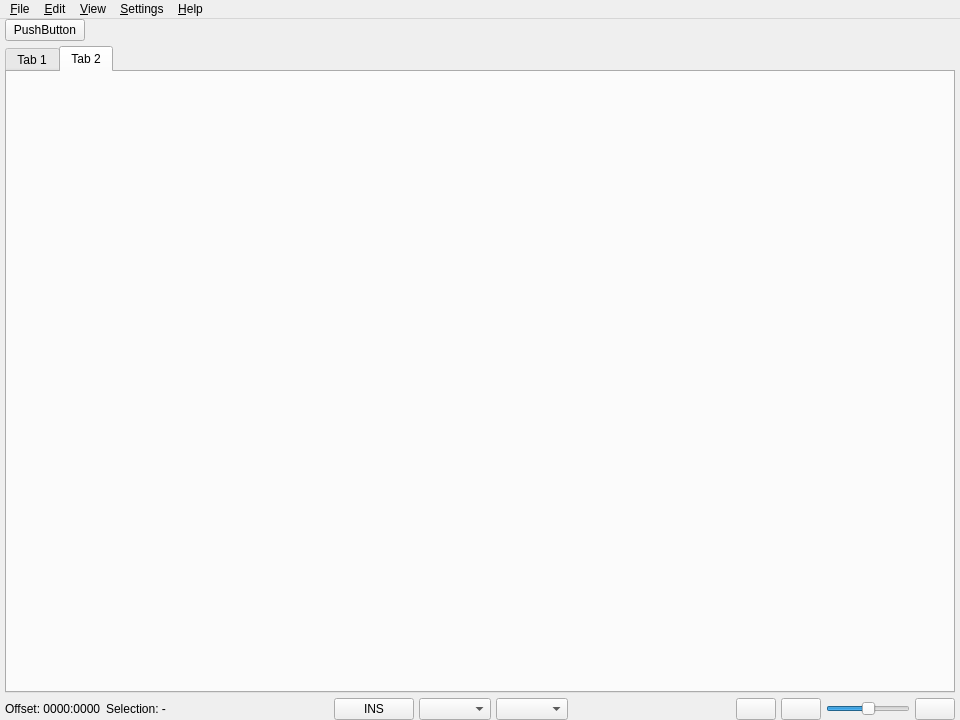
<?xml version="1.0" encoding="UTF-8"?>
<ui version="4.0">
 <author>Rachel Mant</author>
 <class>Nabla</class>
 <widget class="QMainWindow" name="Nabla">
  <property name="geometry">
   <rect>
    <x>0</x>
    <y>0</y>
    <width>960</width>
    <height>720</height>
   </rect>
  </property>
  <property name="windowTitle">
   <string>Nabla</string>
  </property>
  <widget class="QWidget" name="centralwidget">
   <layout class="QVBoxLayout" name="verticalLayout_2">
    <property name="spacing">
     <number>5</number>
    </property>
    <property name="leftMargin">
     <number>5</number>
    </property>
    <property name="topMargin">
     <number>0</number>
    </property>
    <property name="rightMargin">
     <number>5</number>
    </property>
    <property name="bottomMargin">
     <number>0</number>
    </property>
    <item>
     <layout class="QHBoxLayout" name="horizontalLayout">
      <property name="spacing">
       <number>5</number>
      </property>
      <item>
       <widget class="QPushButton" name="pushButton">
        <property name="text">
         <string>PushButton</string>
        </property>
       </widget>
      </item>
      <item>
       <spacer name="horizontalSpacer_3">
        <property name="orientation">
         <enum>Qt::Horizontal</enum>
        </property>
        <property name="sizeHint" stdset="0">
         <size>
          <width>40</width>
          <height>20</height>
         </size>
        </property>
       </spacer>
      </item>
     </layout>
    </item>
    <item>
     <layout class="QVBoxLayout" name="verticalLayout">
      <property name="spacing">
       <number>5</number>
      </property>
      <item>
       <widget class="QTabWidget" name="tabWidget">
        <property name="currentIndex">
         <number>1</number>
        </property>
        <widget class="QWidget" name="tab">
         <attribute name="title">
          <string>Tab 1</string>
         </attribute>
         <layout class="QHBoxLayout" name="horizontalLayout_3">
          <property name="spacing">
           <number>5</number>
          </property>
          <property name="leftMargin">
           <number>5</number>
          </property>
          <property name="topMargin">
           <number>5</number>
          </property>
          <property name="rightMargin">
           <number>5</number>
          </property>
          <property name="bottomMargin">
           <number>5</number>
          </property>
         </layout>
        </widget>
        <widget class="QWidget" name="tab_2">
         <attribute name="title">
          <string>Tab 2</string>
         </attribute>
         <layout class="QHBoxLayout" name="horizontalLayout_4">
          <property name="spacing">
           <number>5</number>
          </property>
          <property name="leftMargin">
           <number>5</number>
          </property>
          <property name="topMargin">
           <number>5</number>
          </property>
          <property name="rightMargin">
           <number>5</number>
          </property>
          <property name="bottomMargin">
           <number>5</number>
          </property>
         </layout>
        </widget>
       </widget>
      </item>
     </layout>
    </item>
    <item>
     <layout class="QHBoxLayout" name="horizontalLayout_2">
      <property name="spacing">
       <number>5</number>
      </property>
      <item>
       <widget class="QLabel" name="label">
        <property name="text">
         <string>Offset: 0000:0000</string>
        </property>
       </widget>
      </item>
      <item>
       <widget class="QLabel" name="label_2">
        <property name="text">
         <string>Selection: -</string>
        </property>
       </widget>
      </item>
      <item>
       <spacer name="horizontalSpacer_2">
        <property name="orientation">
         <enum>Qt::Horizontal</enum>
        </property>
        <property name="sizeHint" stdset="0">
         <size>
          <width>20</width>
          <height>20</height>
         </size>
        </property>
       </spacer>
      </item>
      <item>
       <widget class="QPushButton" name="pushButton_2">
        <property name="sizePolicy">
         <sizepolicy hsizetype="Minimum" vsizetype="Fixed">
          <horstretch>0</horstretch>
          <verstretch>0</verstretch>
         </sizepolicy>
        </property>
        <property name="text">
         <string>INS</string>
        </property>
       </widget>
      </item>
      <item>
       <widget class="QComboBox" name="comboBox_2"/>
      </item>
      <item>
       <widget class="QComboBox" name="comboBox"/>
      </item>
      <item>
       <spacer name="horizontalSpacer">
        <property name="orientation">
         <enum>Qt::Horizontal</enum>
        </property>
        <property name="sizeHint" stdset="0">
         <size>
          <width>40</width>
          <height>20</height>
         </size>
        </property>
       </spacer>
      </item>
      <item>
       <widget class="QPushButton" name="pushButton_4">
        <property name="text">
         <string/>
        </property>
        <property name="icon">
         <iconset theme="unlock"></iconset>
        </property>
       </widget>
      </item>
      <item>
       <widget class="QPushButton" name="pushButton_3">
        <property name="text">
         <string/>
        </property>
        <property name="icon">
         <iconset theme="zoom-out"></iconset>
        </property>
       </widget>
      </item>
      <item>
       <widget class="QSlider" name="horizontalSlider">
        <property name="sizePolicy">
         <sizepolicy hsizetype="Preferred" vsizetype="Fixed">
          <horstretch>0</horstretch>
          <verstretch>0</verstretch>
         </sizepolicy>
        </property>
        <property name="minimumSize">
         <size>
          <width>50</width>
          <height>0</height>
         </size>
        </property>
        <property name="maximumSize">
         <size>
          <width>100</width>
          <height>16777215</height>
         </size>
        </property>
        <property name="maximum">
         <number>100</number>
        </property>
        <property name="sliderPosition">
         <number>50</number>
        </property>
        <property name="orientation">
         <enum>Qt::Horizontal</enum>
        </property>
       </widget>
      </item>
      <item>
       <widget class="QPushButton" name="pushButton_5">
        <property name="text">
         <string/>
        </property>
        <property name="icon">
         <iconset theme="zoom-in"></iconset>
        </property>
       </widget>
      </item>
     </layout>
    </item>
   </layout>
  </widget>
  <widget class="QMenuBar" name="menubar">
   <property name="geometry">
    <rect>
     <x>0</x>
     <y>0</y>
     <width>960</width>
     <height>30</height>
    </rect>
   </property>
   <widget class="QMenu" name="menuFile">
    <property name="title">
     <string>&amp;File</string>
    </property>
    <addaction name="actionNew"/>
    <addaction name="actionOpen"/>
    <addaction name="actionOpenRecent"/>
    <addaction name="separator"/>
    <addaction name="actionSave"/>
    <addaction name="actionSaveAs"/>
    <addaction name="actionReload"/>
    <addaction name="separator"/>
    <addaction name="actionPrint"/>
    <addaction name="separator"/>
    <addaction name="actionPemissions"/>
    <addaction name="actionClose"/>
    <addaction name="actionCloseAll"/>
    <addaction name="separator"/>
    <addaction name="actionQuit"/>
   </widget>
   <widget class="QMenu" name="menuEdit">
    <property name="title">
     <string>&amp;Edit</string>
    </property>
    <addaction name="actionUndo"/>
    <addaction name="actionRedo"/>
    <addaction name="separator"/>
    <addaction name="actionCut"/>
    <addaction name="actionCopy"/>
    <addaction name="actionPaste"/>
    <addaction name="actionInsert"/>
    <addaction name="separator"/>
    <addaction name="actionSelectAll"/>
    <addaction name="actionSelectRange"/>
    <addaction name="actionDeselect"/>
    <addaction name="separator"/>
    <addaction name="actionOverwriteMode"/>
    <addaction name="separator"/>
    <addaction name="actionFind"/>
    <addaction name="actionFindNext"/>
    <addaction name="actionFindPrevious"/>
    <addaction name="actionReplace"/>
    <addaction name="separator"/>
    <addaction name="actionGoToOffset"/>
   </widget>
   <widget class="QMenu" name="menuView">
    <property name="title">
     <string>&amp;View</string>
    </property>
    <widget class="QMenu" name="menuOffsetEncoding">
     <property name="title">
      <string>O&amp;ffset Encoding</string>
     </property>
     <addaction name="actionHex"/>
     <addaction name="actionDecimal"/>
     <addaction name="actionOctal"/>
    </widget>
    <addaction name="actionZoomIn"/>
    <addaction name="actionZoomOut"/>
    <addaction name="separator"/>
    <addaction name="actionShow_Line_Offset"/>
    <addaction name="menuOffsetEncoding"/>
   </widget>
   <widget class="QMenu" name="menuSettings">
    <property name="title">
     <string>&amp;Settings</string>
    </property>
    <addaction name="actionManageProfiles"/>
    <addaction name="separator"/>
    <addaction name="actionShow_Toolbar"/>
    <addaction name="actionShow_Statusbar"/>
   </widget>
   <widget class="QMenu" name="menuHelp">
    <property name="title">
     <string>&amp;Help</string>
    </property>
    <addaction name="actionAbout"/>
   </widget>
   <addaction name="menuFile"/>
   <addaction name="menuEdit"/>
   <addaction name="menuView"/>
   <addaction name="menuSettings"/>
   <addaction name="menuHelp"/>
  </widget>
  <action name="actionNew">
   <property name="icon">
    <iconset theme="document-new"></iconset>
   </property>
   <property name="text">
    <string>&amp;New</string>
   </property>
  </action>
  <action name="actionOpen">
   <property name="icon">
    <iconset theme="document-open"></iconset>
   </property>
   <property name="text">
    <string>&amp;Open</string>
   </property>
  </action>
  <action name="actionOpenRecent">
   <property name="icon">
    <iconset theme="document-open-recent"></iconset>
   </property>
   <property name="text">
    <string>Open &amp;Recent</string>
   </property>
  </action>
  <action name="actionSave">
   <property name="icon">
    <iconset theme="document-save"></iconset>
   </property>
   <property name="text">
    <string>&amp;Save</string>
   </property>
  </action>
  <action name="actionSaveAs">
   <property name="icon">
    <iconset theme="document-save-as"></iconset>
   </property>
   <property name="text">
    <string>Save &amp;As</string>
   </property>
  </action>
  <action name="actionReload">
   <property name="icon">
    <iconset theme="reload"></iconset>
   </property>
   <property name="text">
    <string>Reload</string>
   </property>
  </action>
  <action name="actionPrint">
   <property name="icon">
    <iconset theme="document-print"></iconset>
   </property>
   <property name="text">
    <string>&amp;Print</string>
   </property>
  </action>
  <action name="actionPemissions">
   <property name="text">
    <string>Per&amp;missions</string>
   </property>
  </action>
  <action name="actionClose">
   <property name="icon">
    <iconset theme="document-close"></iconset>
   </property>
   <property name="text">
    <string>&amp;Close</string>
   </property>
  </action>
  <action name="actionCloseAll">
   <property name="icon">
    <iconset theme="window-close"></iconset>
   </property>
   <property name="text">
    <string>C&amp;lose All</string>
   </property>
  </action>
  <action name="actionQuit">
   <property name="icon">
    <iconset theme="application-exit"></iconset>
   </property>
   <property name="text">
    <string>&amp;Quit</string>
   </property>
  </action>
  <action name="actionUndo">
   <property name="icon">
    <iconset theme="edit-undo"></iconset>
   </property>
   <property name="text">
    <string>Undo</string>
   </property>
  </action>
  <action name="actionRedo">
   <property name="icon">
    <iconset theme="edit-redo"></iconset>
   </property>
   <property name="text">
    <string>Redo</string>
   </property>
  </action>
  <action name="actionCut">
   <property name="icon">
    <iconset theme="edit-cut"></iconset>
   </property>
   <property name="text">
    <string>Cu&amp;t</string>
   </property>
  </action>
  <action name="actionCopy">
   <property name="icon">
    <iconset theme="edit-copy"></iconset>
   </property>
   <property name="text">
    <string>&amp;Copy</string>
   </property>
  </action>
  <action name="actionPaste">
   <property name="icon">
    <iconset theme="edit-paste"></iconset>
   </property>
   <property name="text">
    <string>&amp;Paste</string>
   </property>
  </action>
  <action name="actionInsert">
   <property name="text">
    <string>Insert</string>
   </property>
  </action>
  <action name="actionSelectAll">
   <property name="icon">
    <iconset theme="edit-select-all"></iconset>
   </property>
   <property name="text">
    <string>Select &amp;All</string>
   </property>
  </action>
  <action name="actionSelectRange">
   <property name="icon">
    <iconset theme="edit-select-range"></iconset>
   </property>
   <property name="text">
    <string>&amp;Select Range...</string>
   </property>
  </action>
  <action name="actionDeselect">
   <property name="icon">
    <iconset theme="edit-deselect"></iconset>
   </property>
   <property name="text">
    <string>Dese&amp;lect</string>
   </property>
  </action>
  <action name="actionOverwriteMode">
   <property name="checkable">
    <bool>true</bool>
   </property>
   <property name="text">
    <string>Overwr&amp;ite Mode</string>
   </property>
  </action>
  <action name="actionFind">
   <property name="icon">
    <iconset theme="edit-find"></iconset>
   </property>
   <property name="text">
    <string>&amp;Find</string>
   </property>
  </action>
  <action name="actionFindNext">
   <property name="icon">
    <iconset theme="go-down"></iconset>
   </property>
   <property name="text">
    <string>Find &amp;Next</string>
   </property>
  </action>
  <action name="actionFindPrevious">
   <property name="icon">
    <iconset theme="go-up"></iconset>
   </property>
   <property name="text">
    <string>Find Pre&amp;vious</string>
   </property>
  </action>
  <action name="actionReplace">
   <property name="icon">
    <iconset theme="edit-find-replace"></iconset>
   </property>
   <property name="text">
    <string>&amp;Replace</string>
   </property>
  </action>
  <action name="actionGoToOffset">
   <property name="icon">
    <iconset theme="go-jump"></iconset>
   </property>
   <property name="text">
    <string>&amp;Go To Offset...</string>
   </property>
  </action>
  <action name="actionAbout">
   <property name="icon">
    <iconset theme="help-about"></iconset>
   </property>
   <property name="text">
    <string>&amp;About Nabla</string>
   </property>
  </action>
  <action name="actionManageProfiles">
   <property name="icon">
    <iconset theme="preferences-other"></iconset>
   </property>
   <property name="text">
    <string>&amp;Manage Profiles</string>
   </property>
  </action>
  <action name="actionShow_Toolbar">
   <property name="checkable">
    <bool>true</bool>
   </property>
   <property name="text">
    <string>&amp;Show Toolbar</string>
   </property>
  </action>
  <action name="actionShow_Statusbar">
   <property name="checkable">
    <bool>true</bool>
   </property>
   <property name="text">
    <string>Show St&amp;atusbar</string>
   </property>
  </action>
  <action name="actionZoomIn">
   <property name="icon">
    <iconset theme="zoom-in"></iconset>
   </property>
   <property name="text">
    <string>Zoom &amp;In</string>
   </property>
  </action>
  <action name="actionZoomOut">
   <property name="icon">
    <iconset theme="zoom-out"></iconset>
   </property>
   <property name="text">
    <string>Zoom &amp;Out</string>
   </property>
  </action>
  <action name="actionShow_Line_Offset">
   <property name="text">
    <string>Show &amp;Line Offset</string>
   </property>
  </action>
  <action name="actionHex">
   <property name="checkable">
    <bool>true</bool>
   </property>
   <property name="text">
    <string>&amp;Hexadecimal</string>
   </property>
  </action>
  <action name="actionDecimal">
   <property name="checkable">
    <bool>true</bool>
   </property>
   <property name="checked">
    <bool>true</bool>
   </property>
   <property name="text">
    <string>&amp;Decimal</string>
   </property>
  </action>
  <action name="actionOctal">
   <property name="checkable">
    <bool>true</bool>
   </property>
   <property name="text">
    <string>&amp;Octal</string>
   </property>
  </action>
 </widget>
 <resources/>
 <connections>
  <connection>
   <sender>actionQuit</sender>
   <signal>triggered()</signal>
   <receiver>Nabla</receiver>
   <slot>close()</slot>
   <hints>
    <hint type="sourcelabel">
     <x>-1</x>
     <y>-1</y>
    </hint>
    <hint type="destinationlabel">
     <x>319</x>
     <y>239</y>
    </hint>
   </hints>
  </connection>
 </connections>
</ui>
